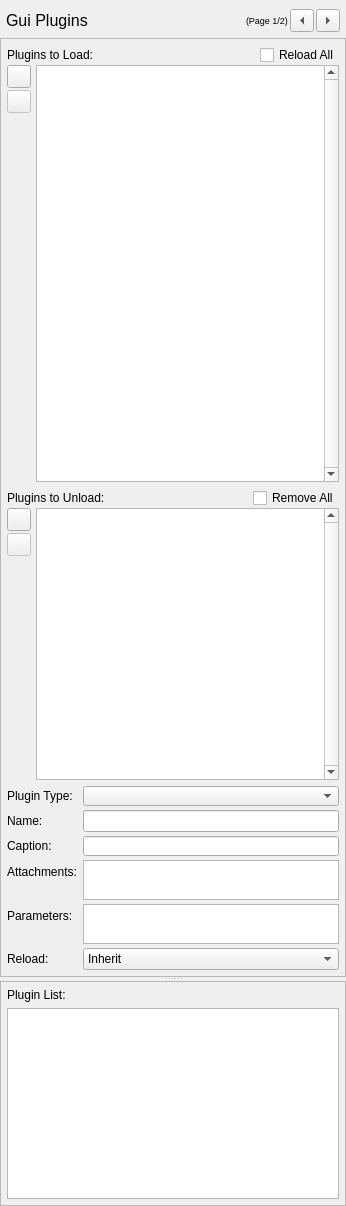
     <widget class="QWidget" name="pluginPage">
      <layout class="QVBoxLayout" name="verticalLayout_7">
       <property name="leftMargin">
        <number>0</number>
       </property>
       <property name="topMargin">
        <number>9</number>
       </property>
       <property name="rightMargin">
        <number>0</number>
       </property>
       <property name="bottomMargin">
        <number>0</number>
       </property>
       <item>
        <layout class="QHBoxLayout" name="pluginPageHeaderLayout">
         <property name="spacing">
          <number>2</number>
         </property>
         <property name="leftMargin">
          <number>6</number>
         </property>
         <property name="rightMargin">
          <number>6</number>
         </property>
         <item>
          <widget class="QLabel" name="pluginPageLabel">
           <property name="font">
            <font>
             <pointsize>12</pointsize>
            </font>
           </property>
           <property name="text">
            <string>Gui Plugins</string>
           </property>
          </widget>
         </item>
         <item>
          <spacer name="pluginPageSpacer">
           <property name="orientation">
            <enum>Qt::Horizontal</enum>
           </property>
           <property name="sizeHint" stdset="0">
            <size>
             <width>40</width>
             <height>20</height>
            </size>
           </property>
          </spacer>
         </item>
         <item>
          <widget class="QLabel" name="pluginPageLabel2">
           <property name="font">
            <font>
             <pointsize>7</pointsize>
            </font>
           </property>
           <property name="text">
            <string>(Page 1/2)</string>
           </property>
          </widget>
         </item>
         <item>
          <widget class="QToolButton" name="pluginPageLeftButton">
           <property name="text">
            <string/>
           </property>
           <property name="arrowType">
            <enum>Qt::LeftArrow</enum>
           </property>
          </widget>
         </item>
         <item>
          <widget class="QToolButton" name="pluginPageRightButton">
           <property name="text">
            <string/>
           </property>
           <property name="arrowType">
            <enum>Qt::RightArrow</enum>
           </property>
          </widget>
         </item>
        </layout>
       </item>
       <item>
        <widget class="QSplitter" name="pluginPageSplitter">
         <property name="orientation">
          <enum>Qt::Vertical</enum>
         </property>
         <property name="childrenCollapsible">
          <bool>true</bool>
         </property>
         <widget class="QFrame" name="pluginFrame">
          <property name="sizePolicy">
           <sizepolicy hsizetype="Preferred" vsizetype="Preferred">
            <horstretch>0</horstretch>
            <verstretch>0</verstretch>
           </sizepolicy>
          </property>
          <property name="frameShape">
           <enum>QFrame::StyledPanel</enum>
          </property>
          <property name="frameShadow">
           <enum>QFrame::Plain</enum>
          </property>
          <layout class="QGridLayout" name="gridLayout">
           <property name="margin">
            <number>0</number>
           </property>
           <item row="0" column="0">
            <widget class="QWidget" name="pluginLayout" native="true">
             <layout class="QVBoxLayout" name="verticalLayout_11">
              <property name="margin">
               <number>6</number>
              </property>
              <item>
               <widget class="QWidget" name="loadPluginsWidget" native="true">
                <property name="sizePolicy">
                 <sizepolicy hsizetype="Preferred" vsizetype="Preferred">
                  <horstretch>0</horstretch>
                  <verstretch>3</verstretch>
                 </sizepolicy>
                </property>
                <layout class="QVBoxLayout" name="verticalLayout_10">
                 <property name="spacing">
                  <number>0</number>
                 </property>
                 <property name="margin">
                  <number>0</number>
                 </property>
                 <item>
                  <layout class="QHBoxLayout" name="loadPluginsLabelLayout">
                   <property name="spacing">
                    <number>0</number>
                   </property>
                   <item>
                    <widget class="QLabel" name="loadPluginsLabel">
                     <property name="text">
                      <string>Plugins to Load:</string>
                     </property>
                    </widget>
                   </item>
                   <item>
                    <spacer name="loadPluginsLabelSpacer">
                     <property name="orientation">
                      <enum>Qt::Horizontal</enum>
                     </property>
                     <property name="sizeHint" stdset="0">
                      <size>
                       <width>40</width>
                       <height>20</height>
                      </size>
                     </property>
                    </spacer>
                   </item>
                   <item>
                    <widget class="QCheckBox" name="loadPluginsReloadAllCheckBox">
                     <property name="toolTip">
                      <string>All plugins that are not deleted will be reloaded</string>
                     </property>
                     <property name="layoutDirection">
                      <enum>Qt::LeftToRight</enum>
                     </property>
                     <property name="text">
                      <string>Reload All</string>
                     </property>
                     <property name="tristate">
                      <bool>false</bool>
                     </property>
                    </widget>
                   </item>
                  </layout>
                 </item>
                 <item>
                  <layout class="QHBoxLayout" name="loadPluginsLayout">
                   <property name="spacing">
                    <number>4</number>
                   </property>
                   <item>
                    <widget class="QWidget" name="loadPluginsButtonWidget" native="true">
                     <property name="sizePolicy">
                      <sizepolicy hsizetype="Fixed" vsizetype="Preferred">
                       <horstretch>0</horstretch>
                       <verstretch>0</verstretch>
                      </sizepolicy>
                     </property>
                     <property name="minimumSize">
                      <size>
                       <width>25</width>
                       <height>50</height>
                      </size>
                     </property>
                     <layout class="QVBoxLayout" name="verticalLayout_5">
                      <property name="spacing">
                       <number>2</number>
                      </property>
                      <property name="margin">
                       <number>0</number>
                      </property>
                      <item>
                       <widget class="QToolButton" name="loadPluginsAddButton">
                        <property name="toolTip">
                         <string>Add new plugin</string>
                        </property>
                        <property name="text">
                         <string/>
                        </property>
                        <property name="icon">
                         <iconset resource="imageresources.qrc">
                          <normaloff>:/add</normaloff>:/add</iconset>
                        </property>
                       </widget>
                      </item>
                      <item>
                       <widget class="QToolButton" name="loadPluginsRemoveButton">
                        <property name="enabled">
                         <bool>false</bool>
                        </property>
                        <property name="toolTip">
                         <string>Remove selected plugin</string>
                        </property>
                        <property name="text">
                         <string/>
                        </property>
                        <property name="icon">
                         <iconset resource="imageresources.qrc">
                          <normaloff>:/subtract</normaloff>:/subtract</iconset>
                        </property>
                       </widget>
                      </item>
                      <item>
                       <spacer name="loadPluginsSpacer">
                        <property name="orientation">
                         <enum>Qt::Vertical</enum>
                        </property>
                        <property name="sizeHint" stdset="0">
                         <size>
                          <width>20</width>
                          <height>40</height>
                         </size>
                        </property>
                       </spacer>
                      </item>
                     </layout>
                    </widget>
                   </item>
                   <item>
                    <widget class="QListWidget" name="loadPluginsListWidget">
                     <property name="sizePolicy">
                      <sizepolicy hsizetype="Expanding" vsizetype="Expanding">
                       <horstretch>0</horstretch>
                       <verstretch>3</verstretch>
                      </sizepolicy>
                     </property>
                     <property name="minimumSize">
                      <size>
                       <width>0</width>
                       <height>50</height>
                      </size>
                     </property>
                     <property name="toolTip">
                      <string>Contains precise definitions of plugins to load upon initialization of the setup. Caption, type, plugin name, reload definition, current and maximum amount.</string>
                     </property>
                     <property name="verticalScrollBarPolicy">
                      <enum>Qt::ScrollBarAlwaysOn</enum>
                     </property>
                     <property name="horizontalScrollBarPolicy">
                      <enum>Qt::ScrollBarAsNeeded</enum>
                     </property>
                    </widget>
                   </item>
                  </layout>
                 </item>
                </layout>
               </widget>
              </item>
              <item>
               <widget class="QWidget" name="unloadPluginsWidget" native="true">
                <property name="sizePolicy">
                 <sizepolicy hsizetype="Preferred" vsizetype="Expanding">
                  <horstretch>0</horstretch>
                  <verstretch>2</verstretch>
                 </sizepolicy>
                </property>
                <layout class="QVBoxLayout" name="verticalLayout_8">
                 <property name="spacing">
                  <number>0</number>
                 </property>
                 <property name="margin">
                  <number>0</number>
                 </property>
                 <item>
                  <layout class="QHBoxLayout" name="unloadPluginsLabelLayout">
                   <property name="spacing">
                    <number>0</number>
                   </property>
                   <item>
                    <widget class="QLabel" name="unloadPluginsLabel">
                     <property name="text">
                      <string>Plugins to Unload:</string>
                     </property>
                    </widget>
                   </item>
                   <item>
                    <spacer name="unloadPluginsLabelSpacer">
                     <property name="orientation">
                      <enum>Qt::Horizontal</enum>
                     </property>
                     <property name="sizeHint" stdset="0">
                      <size>
                       <width>40</width>
                       <height>20</height>
                      </size>
                     </property>
                    </spacer>
                   </item>
                   <item>
                    <widget class="QCheckBox" name="unloadPluginsRemoveAllCheckBox">
                     <property name="toolTip">
                      <string>All plugins that are not in add list will be deleted</string>
                     </property>
                     <property name="text">
                      <string>Remove All</string>
                     </property>
                    </widget>
                   </item>
                  </layout>
                 </item>
                 <item>
                  <layout class="QHBoxLayout" name="unloadPluginsLayout">
                   <property name="spacing">
                    <number>4</number>
                   </property>
                   <item>
                    <widget class="QWidget" name="unloadPluginsButtonWidget" native="true">
                     <property name="sizePolicy">
                      <sizepolicy hsizetype="Fixed" vsizetype="Preferred">
                       <horstretch>0</horstretch>
                       <verstretch>0</verstretch>
                      </sizepolicy>
                     </property>
                     <property name="minimumSize">
                      <size>
                       <width>25</width>
                       <height>50</height>
                      </size>
                     </property>
                     <layout class="QVBoxLayout" name="verticalLayout_6">
                      <property name="spacing">
                       <number>2</number>
                      </property>
                      <property name="margin">
                       <number>0</number>
                      </property>
                      <item>
                       <widget class="QToolButton" name="unloadPluginsAddButton">
                        <property name="toolTip">
                         <string>Add plugin definition to unload list</string>
                        </property>
                        <property name="text">
                         <string/>
                        </property>
                        <property name="icon">
                         <iconset resource="imageresources.qrc">
                          <normaloff>:/add</normaloff>:/add</iconset>
                        </property>
                       </widget>
                      </item>
                      <item>
                       <widget class="QToolButton" name="unloadPluginsRemoveButton">
                        <property name="enabled">
                         <bool>false</bool>
                        </property>
                        <property name="toolTip">
                         <string>Remove selected plugin definition from unload list</string>
                        </property>
                        <property name="text">
                         <string/>
                        </property>
                        <property name="icon">
                         <iconset resource="imageresources.qrc">
                          <normaloff>:/subtract</normaloff>:/subtract</iconset>
                        </property>
                       </widget>
                      </item>
                      <item>
                       <spacer name="unloadPluginsSpacer">
                        <property name="orientation">
                         <enum>Qt::Vertical</enum>
                        </property>
                        <property name="sizeHint" stdset="0">
                         <size>
                          <width>20</width>
                          <height>21</height>
                         </size>
                        </property>
                       </spacer>
                      </item>
                     </layout>
                    </widget>
                   </item>
                   <item>
                    <widget class="QListWidget" name="unloadPluginsListWidget">
                     <property name="sizePolicy">
                      <sizepolicy hsizetype="Expanding" vsizetype="Expanding">
                       <horstretch>0</horstretch>
                       <verstretch>3</verstretch>
                      </sizepolicy>
                     </property>
                     <property name="minimumSize">
                      <size>
                       <width>0</width>
                       <height>50</height>
                      </size>
                     </property>
                     <property name="toolTip">
                      <string>Contains vague descriptions of plugins that should be removed upon initialization of the setup.</string>
                     </property>
                     <property name="verticalScrollBarPolicy">
                      <enum>Qt::ScrollBarAlwaysOn</enum>
                     </property>
                    </widget>
                   </item>
                  </layout>
                 </item>
                </layout>
               </widget>
              </item>
              <item>
               <widget class="QWidget" name="pluginPropertiesWidget" native="true">
                <property name="sizePolicy">
                 <sizepolicy hsizetype="Preferred" vsizetype="Preferred">
                  <horstretch>0</horstretch>
                  <verstretch>1</verstretch>
                 </sizepolicy>
                </property>
                <layout class="QFormLayout" name="formLayout">
                 <property name="fieldGrowthPolicy">
                  <enum>QFormLayout::AllNonFixedFieldsGrow</enum>
                 </property>
                 <property name="verticalSpacing">
                  <number>4</number>
                 </property>
                 <property name="margin">
                  <number>0</number>
                 </property>
                 <item row="0" column="0">
                  <widget class="QLabel" name="pluginTypeLabel">
                   <property name="text">
                    <string>Plugin Type:</string>
                   </property>
                  </widget>
                 </item>
                 <item row="0" column="1">
                  <widget class="QComboBox" name="pluginTypeComboBox">
                   <property name="minimumSize">
                    <size>
                     <width>0</width>
                     <height>20</height>
                    </size>
                   </property>
                   <property name="toolTip">
                    <string>Type of the plugin</string>
                   </property>
                   <property name="editable">
                    <bool>false</bool>
                   </property>
                   <property name="insertPolicy">
                    <enum>QComboBox::NoInsert</enum>
                   </property>
                  </widget>
                 </item>
                 <item row="1" column="0">
                  <widget class="QLabel" name="label">
                   <property name="text">
                    <string>Name:</string>
                   </property>
                  </widget>
                 </item>
                 <item row="1" column="1">
                  <widget class="QLineEdit" name="pluginNameEdit">
                   <property name="toolTip">
                    <string>Unique name of the plugin</string>
                   </property>
                  </widget>
                 </item>
                 <item row="2" column="0">
                  <widget class="QLabel" name="pluginCaptionLabel">
                   <property name="text">
                    <string>Caption:</string>
                   </property>
                  </widget>
                 </item>
                 <item row="2" column="1">
                  <widget class="QLineEdit" name="pluginCaptionEdit">
                   <property name="minimumSize">
                    <size>
                     <width>0</width>
                     <height>20</height>
                    </size>
                   </property>
                   <property name="toolTip">
                    <string>Caption of the plugin</string>
                   </property>
                  </widget>
                 </item>
                 <item row="3" column="0">
                  <widget class="QLabel" name="pluginAttachmentsLabel">
                   <property name="text">
                    <string>Attachments:</string>
                   </property>
                  </widget>
                 </item>
                 <item row="3" column="1">
                  <widget class="QPlainTextEdit" name="pluginAttachmentsTextEdit">
                   <property name="sizePolicy">
                    <sizepolicy hsizetype="Expanding" vsizetype="Expanding">
                     <horstretch>0</horstretch>
                     <verstretch>1</verstretch>
                    </sizepolicy>
                   </property>
                   <property name="minimumSize">
                    <size>
                     <width>0</width>
                     <height>40</height>
                    </size>
                   </property>
                   <property name="toolTip">
                    <string>References to tasks of the setup</string>
                   </property>
                  </widget>
                 </item>
                 <item row="4" column="0">
                  <widget class="QLabel" name="pluginParametersLabel">
                   <property name="text">
                    <string>Parameters:</string>
                   </property>
                  </widget>
                 </item>
                 <item row="4" column="1">
                  <widget class="QPlainTextEdit" name="pluginParametersTextEdit">
                   <property name="sizePolicy">
                    <sizepolicy hsizetype="Expanding" vsizetype="Expanding">
                     <horstretch>0</horstretch>
                     <verstretch>1</verstretch>
                    </sizepolicy>
                   </property>
                   <property name="minimumSize">
                    <size>
                     <width>0</width>
                     <height>40</height>
                    </size>
                   </property>
                   <property name="toolTip">
                    <string>Parameters/attachment points for the plugin</string>
                   </property>
                  </widget>
                 </item>
                 <item row="5" column="0">
                  <widget class="QLabel" name="pluginReloadLabel">
                   <property name="text">
                    <string>Reload:</string>
                   </property>
                  </widget>
                 </item>
                 <item row="5" column="1">
                  <widget class="QComboBox" name="pluginReloadComboBox">
                   <property name="toolTip">
                    <string>Change plugin reload behaviour. Inherit from list, always reload or never reload</string>
                   </property>
                   <item>
                    <property name="text">
                     <string>Inherit</string>
                    </property>
                   </item>
                   <item>
                    <property name="text">
                     <string>Always</string>
                    </property>
                   </item>
                   <item>
                    <property name="text">
                     <string>Never</string>
                    </property>
                   </item>
                  </widget>
                 </item>
                </layout>
               </widget>
              </item>
             </layout>
            </widget>
           </item>
          </layout>
         </widget>
         <widget class="QFrame" name="pluginListFrame">
          <property name="frameShape">
           <enum>QFrame::StyledPanel</enum>
          </property>
          <property name="frameShadow">
           <enum>QFrame::Plain</enum>
          </property>
          <layout class="QVBoxLayout" name="verticalLayout_9">
           <property name="margin">
            <number>6</number>
           </property>
           <item>
            <widget class="QLabel" name="pluginListLabel">
             <property name="text">
              <string>Plugin List:</string>
             </property>
            </widget>
           </item>
           <item>
            <widget class="QListWidget" name="pluginListListWidget">
             <property name="contextMenuPolicy">
              <enum>Qt::CustomContextMenu</enum>
             </property>
             <property name="toolTip">
              <string>List of all available plugins with their plugin type and maximum amount of instances.</string>
             </property>
            </widget>
           </item>
          </layout>
         </widget>
        </widget>
       </item>
      </layout>
     </widget>
